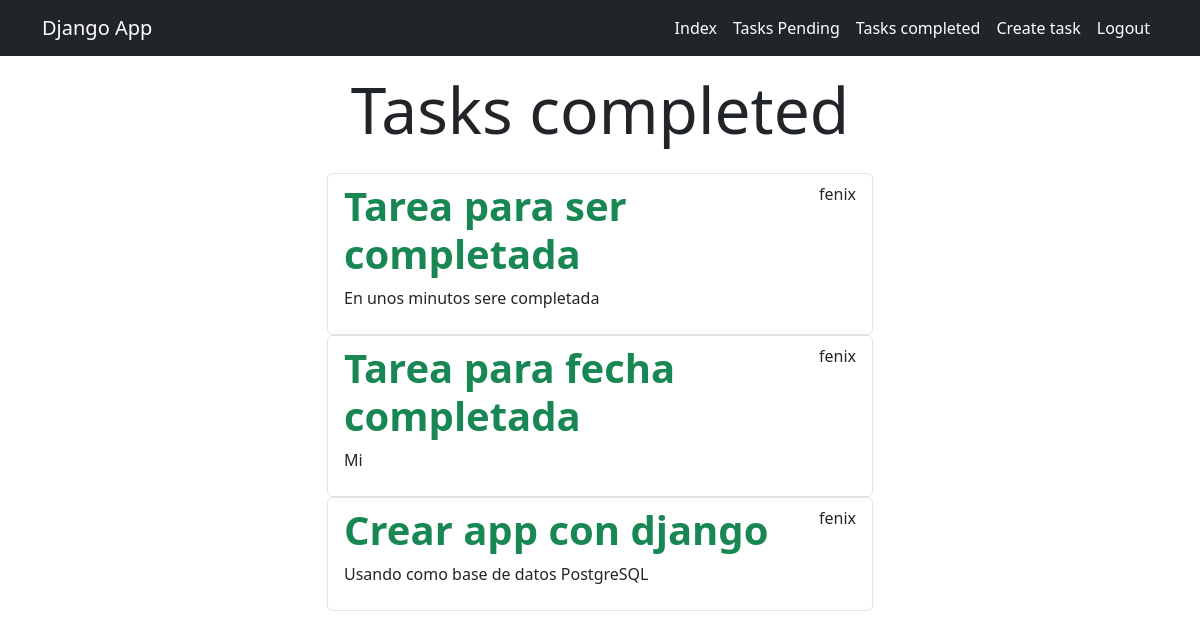
Before: /tasks-completed/ (signed in) with the older database file.
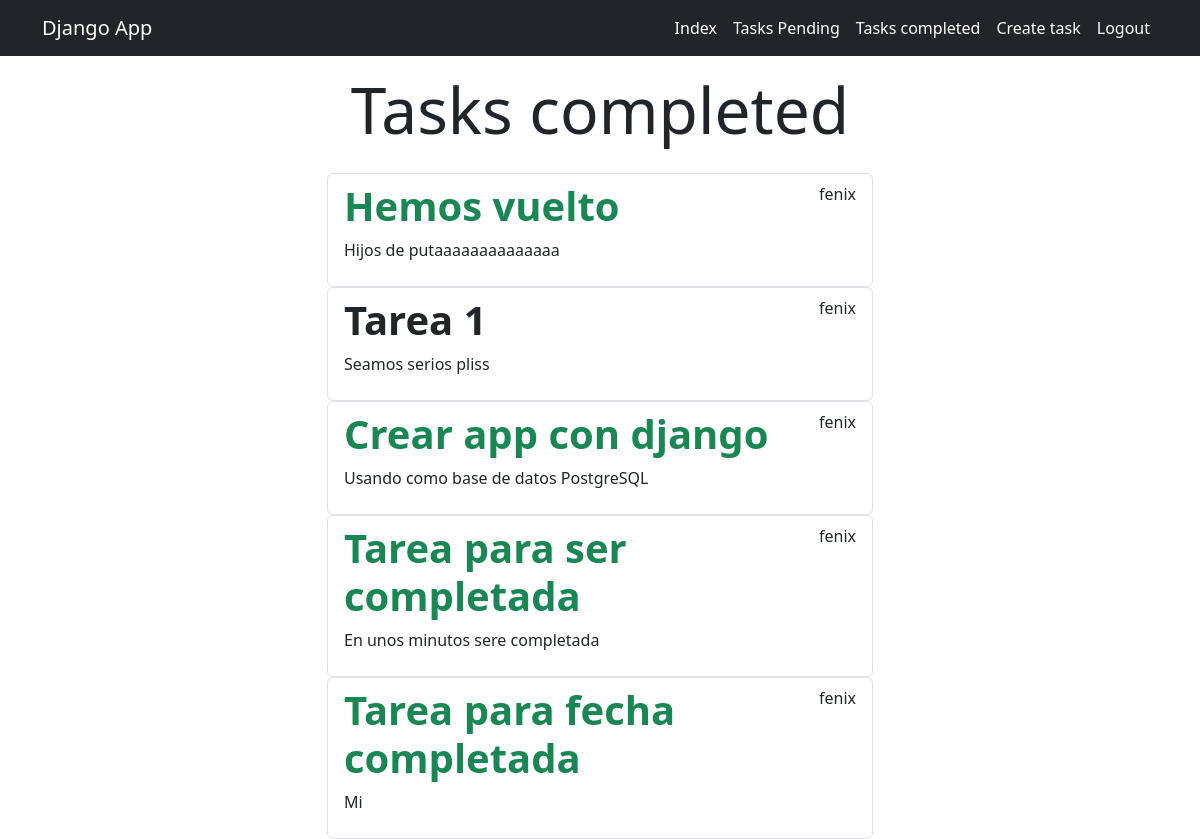
After: the same page with the newer database file.
### tasks/models.py (models this page shows, shortened)
class Task(models.Model):
  title = models.CharField(max_length=100)
  description = models.TextField(blank=True)
  created = models.DateTimeField(auto_now_add=True)
  datecompleted = models.DateTimeField(null=True, blank=True)
  important = models.BooleanField(default=False)
  user = models.ForeignKey(User, on_delete=models.CASCADE)

### tasks/views.py (the view)
# urls.py: path('tasks-completed/', views.tasks_completed, name='tasks_completed'),
@login_required
def tasks_completed(request):
    tasks = Task.objects.filter(user = request.user, datecompleted__isnull = False).order_by('-datecompleted')
    return render(request, 'tasks_completed.html', {
        'tasks': tasks
    })

### tasks/Templates/tasks_completed.html (shortened to what this page needs)
{% extends 'base.html' %}
{% block content %}
<main class="container">
  <div class="row">
    <div class="col-md-6 offset-md-3">
      <h1 class="text-center display-3 py-3">Tasks completed</h1>
      {% for task in tasks %}
      <ul class="list-group">
        <a class="list-group-item" href="{% url 'tasks_completed' %}">
          <header class="d-flex justify-content-between">
            {% if task.important %}
            <h1 class="fw-bold text-success">{{task.title}}</h1>
            {% else %}
            <h1 class="fw-bold">{{task.title}}</h1>
            {% endif %}
            <p>{{task.user.username}}</p>
          </header>
          <p>{{task.description}}</p>
        </a>
      </ul>
      {% endfor %}
    </div>
  </div>
</main>
{% endblock %}

Changed rows visible on the page:
now on this page (row edited): Task: title "Hemos vuelto", user.username "fenix", description "Hijos de putaaaaaaaaaaaaaa"
now on this page (row edited): Task: title "Tarea 1", user.username "fenix", description "Seamos serios pliss"
changed Task "Crear app con django": moves up the list
